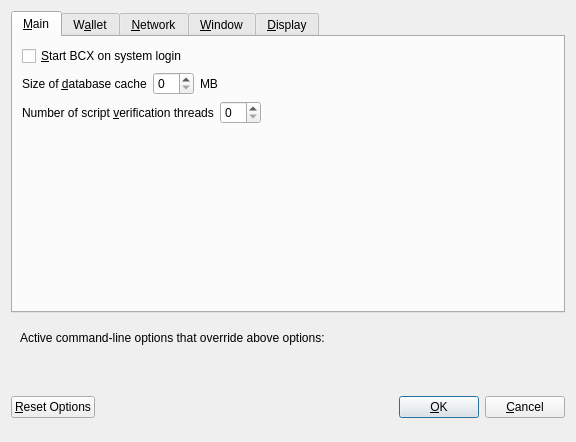
<?xml version="1.0" encoding="UTF-8"?>
<ui version="4.0">
 <class>OptionsDialog</class>
 <widget class="QDialog" name="OptionsDialog">
  <property name="geometry">
   <rect>
    <x>0</x>
    <y>0</y>
    <width>576</width>
    <height>442</height>
   </rect>
  </property>
  <property name="windowTitle">
   <string>Options</string>
  </property>
  <property name="modal">
   <bool>true</bool>
  </property>
  <layout class="QVBoxLayout" name="verticalLayout">
   <item>
    <widget class="QTabWidget" name="tabWidget">
     <property name="currentIndex">
      <number>0</number>
     </property>
     <widget class="QWidget" name="tabMain">
      <attribute name="title">
       <string>&amp;Main</string>
      </attribute>
      <layout class="QVBoxLayout" name="verticalLayout_Main">
       <item>
        <widget class="QCheckBox" name="bitcoinAtStartup">
         <property name="toolTip">
          <string>Automatically start BCX after logging in to the system.</string>
         </property>
         <property name="text">
          <string>&amp;Start BCX on system login</string>
         </property>
        </widget>
       </item>
       <item>
        <layout class="QHBoxLayout" name="horizontalLayout_2_Main">
         <item>
          <widget class="QLabel" name="databaseCacheLabel">
           <property name="text">
            <string>Size of &amp;database cache</string>
           </property>
           <property name="textFormat">
            <enum>Qt::PlainText</enum>
           </property>
           <property name="buddy">
            <cstring>databaseCache</cstring>
           </property>
          </widget>
         </item>
         <item>
          <widget class="QSpinBox" name="databaseCache"/>
         </item>
         <item>
          <widget class="QLabel" name="databaseCacheUnitLabel">
           <property name="text">
            <string>MB</string>
           </property>
           <property name="textFormat">
            <enum>Qt::PlainText</enum>
           </property>
          </widget>
         </item>
         <item>
          <spacer name="horizontalSpacer_2_Main">
           <property name="orientation">
            <enum>Qt::Horizontal</enum>
           </property>
           <property name="sizeHint" stdset="0">
            <size>
             <width>40</width>
             <height>20</height>
            </size>
           </property>
          </spacer>
         </item>
        </layout>
       </item>
       <item>
        <layout class="QHBoxLayout" name="horizontalLayout_3_Main">
         <item>
          <widget class="QLabel" name="threadsScriptVerifLabel">
           <property name="text">
            <string>Number of script &amp;verification threads</string>
           </property>
           <property name="textFormat">
            <enum>Qt::PlainText</enum>
           </property>
           <property name="buddy">
            <cstring>threadsScriptVerif</cstring>
           </property>
          </widget>
         </item>
         <item>
          <widget class="QSpinBox" name="threadsScriptVerif">
           <property name="toolTip">
            <string>(0 = auto, &lt;0 = leave that many cores free)</string>
           </property>
          </widget>
         </item>
         <item>
          <spacer name="horizontalSpacer_3_Main">
           <property name="orientation">
            <enum>Qt::Horizontal</enum>
           </property>
           <property name="sizeHint" stdset="0">
            <size>
             <width>40</width>
             <height>20</height>
            </size>
           </property>
          </spacer>
         </item>
        </layout>
       </item>
       <item>
        <spacer name="verticalSpacer_2">
         <property name="orientation">
          <enum>Qt::Vertical</enum>
         </property>
         <property name="sizeHint" stdset="0">
          <size>
           <width>20</width>
           <height>40</height>
          </size>
         </property>
        </spacer>
       </item>
      </layout>
     </widget>
     <widget class="QWidget" name="tabWallet">
      <attribute name="title">
       <string>W&amp;allet</string>
      </attribute>
      <layout class="QVBoxLayout" name="verticalLayout_Wallet">
       <item>
        <layout class="QHBoxLayout" name="horizontalLayout_2_Wallet">
         <item>
          <widget class="QLabel" name="labelStakeSplitThresholdText">
           <property name="text">
            <string>Stake split threshold:</string>
           </property>
          </widget>
         </item>
         <item>
          <widget class="QSpinBox" name="spinBoxStakeSplitThreshold">
           <property name="minimum">
            <number>1</number>
           </property>
           <property name="maximum">
            <number>999999</number>
           </property>
          </widget>
         </item>
        </layout>
       </item>
       <item>
        <widget class="QGroupBox" name="groupBox">
         <property name="title">
          <string>Expert</string>
         </property>
         <layout class="QVBoxLayout" name="verticalLayout_2">
          <item>
           <widget class="QCheckBox" name="coinControlFeatures">
            <property name="toolTip">
             <string>Whether to show coin control features or not.</string>
            </property>
            <property name="text">
             <string>Enable coin &amp;control features</string>
            </property>
           </widget>
          </item>
          <item>
           <widget class="QCheckBox" name="showMasternodesTab">
            <property name="toolTip">
             <string>Show additional tab listing all your masternodes in first sub-tab&lt;br/&gt;and all masternodes on the network in second sub-tab.</string>
            </property>
            <property name="text">
             <string>Show Masternodes Tab</string>
            </property>
           </widget>
          </item>
          <item>
           <widget class="QCheckBox" name="showBudgetProposalsTab">
            <property name="toolTip">
             <string>Show tab in the governance tab listing the Budget Proposals</string>
            </property>
            <property name="text">
             <string>Show Budget Proposals Tab</string>
            </property>
           </widget>
          </item>
          <item>
           <widget class="QCheckBox" name="showCommunityProposalsTab">
            <property name="enabled">
             <bool>false</bool>
            </property>
            <property name="toolTip">
             <string>Show tab in the governance tab listing the Community Proposals</string>
            </property>
            <property name="text">
             <string>Show Community Proposals Tab</string>
            </property>
           </widget>
          </item>
          <item>
           <widget class="QCheckBox" name="spendZeroConfChange">
            <property name="toolTip">
             <string>If you disable the spending of unconfirmed change, the change from a transaction&lt;br/&gt;cannot be used until that transaction has at least one confirmation.&lt;br/&gt;This also affects how your balance is computed.</string>
            </property>
            <property name="text">
             <string>&amp;Spend unconfirmed change</string>
            </property>
           </widget>
          </item>
         </layout>
        </widget>
       </item>
       <item>
        <spacer name="verticalSpacer_Wallet">
         <property name="orientation">
          <enum>Qt::Vertical</enum>
         </property>
         <property name="sizeHint" stdset="0">
          <size>
           <width>20</width>
           <height>40</height>
          </size>
         </property>
        </spacer>
       </item>
      </layout>
     </widget>
     <widget class="QWidget" name="tabNetwork">
      <attribute name="title">
       <string>&amp;Network</string>
      </attribute>
      <layout class="QVBoxLayout" name="verticalLayout_Network">
       <item>
        <widget class="QCheckBox" name="mapPortUpnp">
         <property name="toolTip">
          <string>Automatically open the BCX client port on the router. This only works when your router supports UPnP and it is enabled.</string>
         </property>
         <property name="text">
          <string>Map port using &amp;UPnP</string>
         </property>
        </widget>
       </item>
       <item>
        <widget class="QCheckBox" name="allowIncoming">
         <property name="toolTip">
          <string>Accept connections from outside</string>
         </property>
         <property name="text">
          <string>Allow incoming connections</string>
         </property>
        </widget>
       </item>
       <item>
        <widget class="QCheckBox" name="connectSocks">
         <property name="toolTip">
          <string>Connect to the BCX network through a SOCKS5 proxy.</string>
         </property>
         <property name="text">
          <string>&amp;Connect through SOCKS5 proxy (default proxy):</string>
         </property>
        </widget>
       </item>
       <item>
        <layout class="QHBoxLayout" name="horizontalLayout_1_Network">
         <item>
          <widget class="QLabel" name="proxyIpLabel">
           <property name="text">
            <string>Proxy &amp;IP:</string>
           </property>
           <property name="textFormat">
            <enum>Qt::PlainText</enum>
           </property>
           <property name="buddy">
            <cstring>proxyIp</cstring>
           </property>
          </widget>
         </item>
         <item>
          <widget class="QValidatedLineEdit" name="proxyIp">
           <property name="minimumSize">
            <size>
             <width>140</width>
             <height>0</height>
            </size>
           </property>
           <property name="maximumSize">
            <size>
             <width>140</width>
             <height>16777215</height>
            </size>
           </property>
           <property name="toolTip">
            <string>IP address of the proxy (e.g. IPv4: 127.0.0.1 / IPv6: ::1)</string>
           </property>
          </widget>
         </item>
         <item>
          <widget class="QLabel" name="proxyPortLabel">
           <property name="text">
            <string>&amp;Port:</string>
           </property>
           <property name="textFormat">
            <enum>Qt::PlainText</enum>
           </property>
           <property name="buddy">
            <cstring>proxyPort</cstring>
           </property>
          </widget>
         </item>
         <item>
          <widget class="QLineEdit" name="proxyPort">
           <property name="minimumSize">
            <size>
             <width>55</width>
             <height>0</height>
            </size>
           </property>
           <property name="maximumSize">
            <size>
             <width>55</width>
             <height>16777215</height>
            </size>
           </property>
           <property name="toolTip">
            <string>Port of the proxy (e.g. 9050)</string>
           </property>
          </widget>
         </item>
         <item>
          <spacer name="horizontalSpacer_1_Network">
           <property name="orientation">
            <enum>Qt::Horizontal</enum>
           </property>
           <property name="sizeHint" stdset="0">
            <size>
             <width>40</width>
             <height>20</height>
            </size>
           </property>
          </spacer>
         </item>
        </layout>
       </item>
       <item>
        <spacer name="verticalSpacer_Network">
         <property name="orientation">
          <enum>Qt::Vertical</enum>
         </property>
         <property name="sizeHint" stdset="0">
          <size>
           <width>20</width>
           <height>40</height>
          </size>
         </property>
        </spacer>
       </item>
      </layout>
     </widget>
     <widget class="QWidget" name="tabWindow">
      <attribute name="title">
       <string>&amp;Window</string>
      </attribute>
      <layout class="QVBoxLayout" name="verticalLayout_Window">
       <item>
        <widget class="QCheckBox" name="minimizeToTray">
         <property name="toolTip">
          <string>Show only a tray icon after minimizing the window.</string>
         </property>
         <property name="text">
          <string>&amp;Minimize to the tray instead of the taskbar</string>
         </property>
        </widget>
       </item>
       <item>
        <widget class="QCheckBox" name="minimizeOnClose">
         <property name="toolTip">
          <string>Minimize instead of exit the application when the window is closed. When this option is enabled, the application will be closed only after selecting Quit in the menu.</string>
         </property>
         <property name="text">
          <string>M&amp;inimize on close</string>
         </property>
        </widget>
       </item>
       <item>
        <spacer name="verticalSpacer_Window">
         <property name="orientation">
          <enum>Qt::Vertical</enum>
         </property>
         <property name="sizeHint" stdset="0">
          <size>
           <width>20</width>
           <height>40</height>
          </size>
         </property>
        </spacer>
       </item>
      </layout>
     </widget>
     <widget class="QWidget" name="tabDisplay">
      <attribute name="title">
       <string>&amp;Display</string>
      </attribute>
      <layout class="QVBoxLayout" name="verticalLayout_Display">
       <item>
        <layout class="QHBoxLayout" name="horizontalLayout_1_Display">
         <item>
          <widget class="QLabel" name="langLabel">
           <property name="text">
            <string>User Interface &amp;language:</string>
           </property>
           <property name="textFormat">
            <enum>Qt::PlainText</enum>
           </property>
           <property name="buddy">
            <cstring>lang</cstring>
           </property>
          </widget>
         </item>
         <item>
          <widget class="QValueComboBox" name="lang">
           <property name="toolTip">
            <string>The user interface language can be set here. This setting will take effect after restarting BCX.</string>
           </property>
          </widget>
         </item>
        </layout>
       </item>
       <item>
        <widget class="Line" name="line">
         <property name="orientation">
          <enum>Qt::Horizontal</enum>
         </property>
        </widget>
       </item>
       <item>
        <layout class="QHBoxLayout" name="horizontalLayout_2_Display">
         <item>
          <widget class="QLabel" name="unitLabel">
           <property name="text">
            <string>&amp;Unit to show amounts in:</string>
           </property>
           <property name="textFormat">
            <enum>Qt::PlainText</enum>
           </property>
           <property name="buddy">
            <cstring>unit</cstring>
           </property>
          </widget>
         </item>
         <item>
          <widget class="QValueComboBox" name="unit">
           <property name="toolTip">
            <string>Choose the default subdivision unit to show in the interface and when sending coins.</string>
           </property>
          </widget>
         </item>
        </layout>
       </item>
       <item>
        <layout class="QHBoxLayout" name="horizontalLayout_5_Display">
         <item>
          <widget class="QLabel" name="digitsLabel">
           <property name="text">
            <string>Decimal digits</string>
           </property>
          </widget>
         </item>
         <item>
          <widget class="QValueComboBox" name="digits"/>
         </item>
        </layout>
       </item>
       <item>
        <widget class="QCheckBox" name="checkBoxHideZeroBalances">
         <property name="toolTip">
          <string>Hide empty balances</string>
         </property>
         <property name="layoutDirection">
          <enum>Qt::LeftToRight</enum>
         </property>
         <property name="text">
          <string>Hide empty balances</string>
         </property>
        </widget>
       </item>
       <item>
        <layout class="QHBoxLayout" name="horizontalLayout_3_Display">
         <item>
          <widget class="QLabel" name="thirdPartyTxUrlsLabel">
           <property name="toolTip">
            <string>Third party URLs (e.g. a block explorer) that appear in the transactions tab as context menu items. %s in the URL is replaced by transaction hash. Multiple URLs are separated by vertical bar |.</string>
           </property>
           <property name="text">
            <string>Third party transaction URLs</string>
           </property>
           <property name="buddy">
            <cstring>thirdPartyTxUrls</cstring>
           </property>
          </widget>
         </item>
         <item>
          <widget class="QLineEdit" name="thirdPartyTxUrls">
           <property name="toolTip">
            <string>Third party URLs (e.g. a block explorer) that appear in the transactions tab as context menu items. %s in the URL is replaced by transaction hash. Multiple URLs are separated by vertical bar |.</string>
           </property>
          </widget>
         </item>
        </layout>
       </item>
       <item>
        <spacer name="verticalSpacer">
         <property name="orientation">
          <enum>Qt::Vertical</enum>
         </property>
         <property name="sizeHint" stdset="0">
          <size>
           <width>20</width>
           <height>40</height>
          </size>
         </property>
        </spacer>
       </item>
      </layout>
     </widget>
    </widget>
   </item>
   <item>
    <widget class="QFrame" name="frame">
     <layout class="QVBoxLayout" name="verticalLayout_Bottom">
      <item>
       <layout class="QHBoxLayout" name="horizontalLayout_Bottom">
        <item>
         <widget class="QLabel" name="overriddenByCommandLineInfoLabel">
          <property name="text">
           <string>Active command-line options that override above options:</string>
          </property>
          <property name="textFormat">
           <enum>Qt::PlainText</enum>
          </property>
         </widget>
        </item>
        <item>
         <spacer name="horizontalSpacer_Bottom">
          <property name="orientation">
           <enum>Qt::Horizontal</enum>
          </property>
          <property name="sizeHint" stdset="0">
           <size>
            <width>40</width>
            <height>20</height>
           </size>
          </property>
         </spacer>
        </item>
       </layout>
      </item>
      <item>
       <widget class="QLabel" name="overriddenByCommandLineLabel">
        <property name="text">
         <string/>
        </property>
        <property name="textFormat">
         <enum>Qt::PlainText</enum>
        </property>
        <property name="wordWrap">
         <bool>true</bool>
        </property>
       </widget>
      </item>
     </layout>
    </widget>
   </item>
   <item>
    <layout class="QHBoxLayout" name="horizontalLayout_Buttons">
     <item>
      <widget class="QPushButton" name="resetButton">
       <property name="toolTip">
        <string>Reset all client options to default.</string>
       </property>
       <property name="text">
        <string>&amp;Reset Options</string>
       </property>
       <property name="autoDefault">
        <bool>false</bool>
       </property>
      </widget>
     </item>
     <item>
      <spacer name="horizontalSpacer_1">
       <property name="orientation">
        <enum>Qt::Horizontal</enum>
       </property>
       <property name="sizeHint" stdset="0">
        <size>
         <width>40</width>
         <height>48</height>
        </size>
       </property>
      </spacer>
     </item>
     <item>
      <widget class="QLabel" name="statusLabel">
       <property name="minimumSize">
        <size>
         <width>200</width>
         <height>0</height>
        </size>
       </property>
       <property name="font">
        <font>
         <weight>75</weight>
         <bold>true</bold>
        </font>
       </property>
       <property name="text">
        <string/>
       </property>
       <property name="textFormat">
        <enum>Qt::PlainText</enum>
       </property>
       <property name="wordWrap">
        <bool>true</bool>
       </property>
      </widget>
     </item>
     <item>
      <spacer name="horizontalSpacer_2">
       <property name="orientation">
        <enum>Qt::Horizontal</enum>
       </property>
       <property name="sizeHint" stdset="0">
        <size>
         <width>40</width>
         <height>48</height>
        </size>
       </property>
      </spacer>
     </item>
     <item>
      <widget class="QPushButton" name="okButton">
       <property name="text">
        <string>&amp;OK</string>
       </property>
       <property name="autoDefault">
        <bool>false</bool>
       </property>
       <property name="default">
        <bool>true</bool>
       </property>
      </widget>
     </item>
     <item>
      <widget class="QPushButton" name="cancelButton">
       <property name="text">
        <string>&amp;Cancel</string>
       </property>
       <property name="autoDefault">
        <bool>false</bool>
       </property>
      </widget>
     </item>
    </layout>
   </item>
  </layout>
 </widget>
 <customwidgets>
  <customwidget>
   <class>QValidatedLineEdit</class>
   <extends>QLineEdit</extends>
   <header>qvalidatedlineedit.h</header>
  </customwidget>
  <customwidget>
   <class>QValueComboBox</class>
   <extends>QComboBox</extends>
   <header>qvaluecombobox.h</header>
  </customwidget>
 </customwidgets>
 <resources/>
 <connections/>
</ui>
